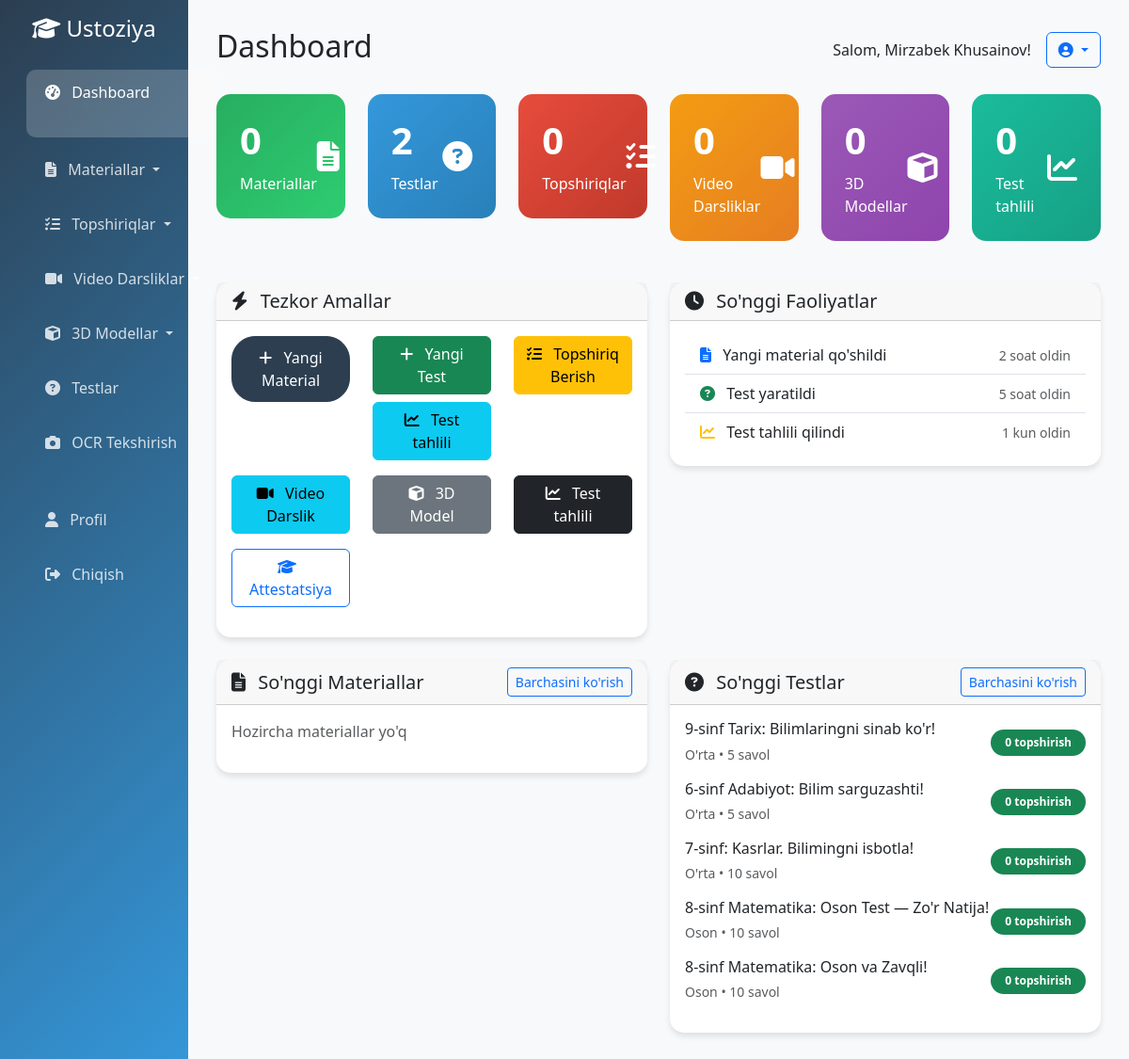
/dashboard/ (signed in), run on an earlier commit of the app's database.
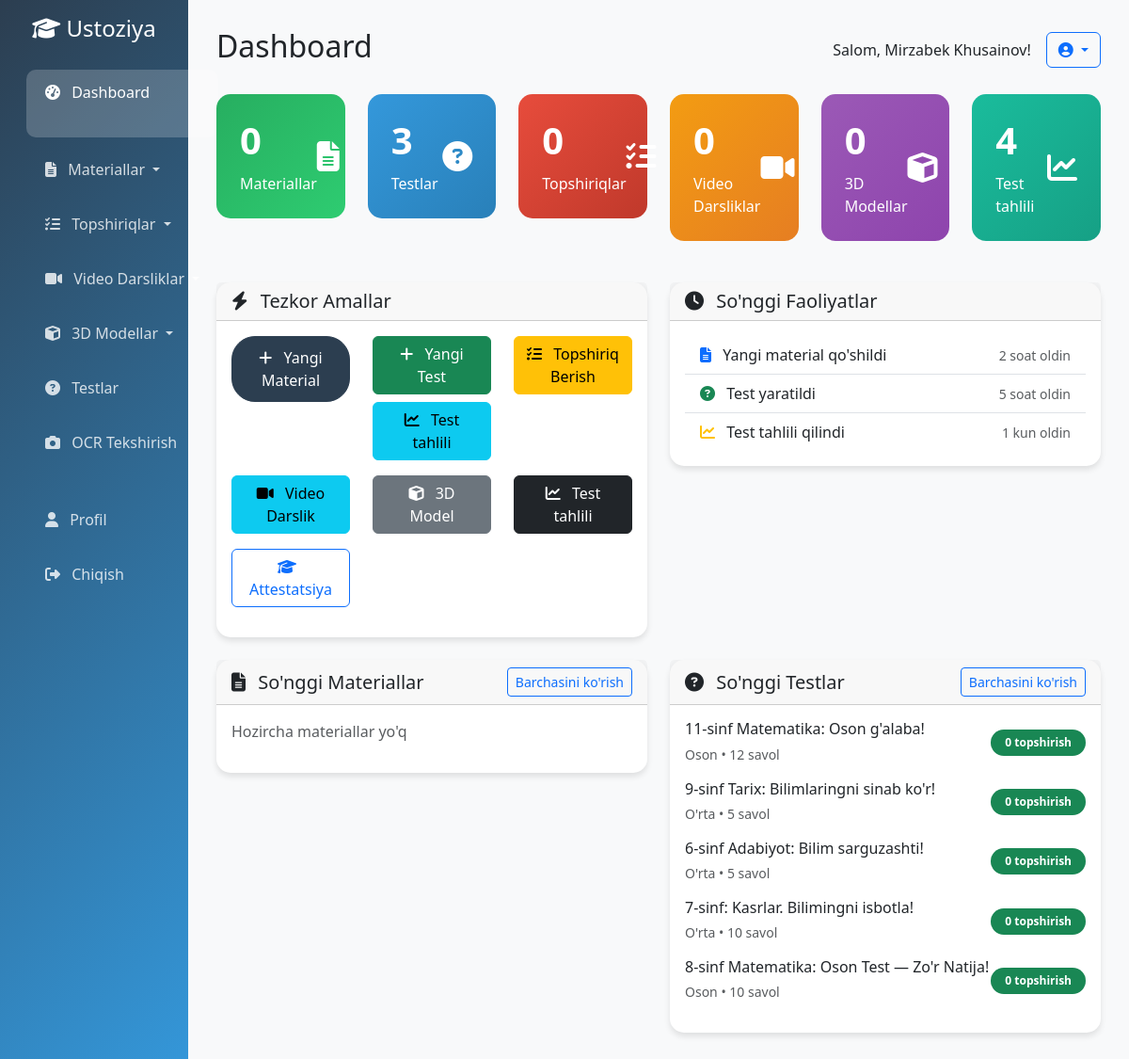
And on a later commit of the database.
### tests/models.py (models this page shows, shortened)
class Test(models.Model):
    DIFFICULTY_CHOICES = [
        ('easy', 'Oson'),
        ('medium', 'O\'rta'),
        ('hard', 'Qiyin'),
    ]
    title = models.CharField(max_length=200, verbose_name='Test sarlavhasi')
    description = models.TextField(verbose_name='Test tavsifi')
    category = models.ForeignKey(
        TestCategory,
        on_delete=models.CASCADE,
        related_name='tests',
        verbose_name='Kategoriya'
    )
    author = models.ForeignKey(
        User,
        on_delete=models.CASCADE,
        related_name='tests',
        verbose_name='Muallif'
    )
    difficulty = models.CharField(
        max_length=10,
        choices=DIFFICULTY_CHOICES,
        default='medium',
        verbose_name='Qiyinlik darajasi'
    )
    grade_level = models.CharField(
        max_length=50,
        verbose_name='Sinf darajasi'
    )
    subject = models.CharField(
        max_length=50,
        verbose_name='Fan'
    )
    time_limit = models.PositiveIntegerField(
        default=60,
        verbose_name='Vaqt chegarasi (daqiqa)'
    )
    total_questions = models.PositiveIntegerField(
        default=0,
        verbose_name='Jami savollar soni'
    )
    total_points = models.PositiveIntegerField(
        default=0,
        verbose_name='Jami ball'
    )
    is_public = models.BooleanField(
        default=True,
        verbose_name='Umumiy foydalanish'
    )
    is_active = models.BooleanField(
        default=True,
        verbose_name='Faol'
    )
    created_at = models.DateTimeField(
        auto_now_add=True,
        verbose_name='Yaratilgan vaqt'
    )
    updated_at = models.DateTimeField(
        auto_now=True,
        verbose_name='Yangilangan vaqt'
    )
    class Meta:
        verbose_name = 'Test'
        verbose_name_plural = 'Testlar'
        ordering = ['-created_at']

### ustoziya_platform/views.py (the view)
# urls.py: path('dashboard/', views.dashboard, name='dashboard'),
@login_required
def dashboard(request):
    user = request.user
    materials_count = Material.objects.filter(author=user).count()
    tests_count = Test.objects.filter(author=user).count()
    assignments_count = Assignment.objects.filter(teacher=user).count()
    videos_count = VideoLesson.objects.filter(author=user).count()
    models_3d_count = Model3D.objects.filter(author=user).count()
    recent_materials = Material.objects.filter(author=user).order_by('-created_at')[:5]
    recent_tests = Test.objects.filter(is_public=True, is_active=True).order_by('-created_at')[:5]
    from ocr_processing.models import OCRProcessing
    test_analysis_count = OCRProcessing.objects.filter(user=user).count()
    context = {
        'stats': {
            'materials_count': materials_count,
            'tests_count': tests_count,
            'assignments_count': assignments_count,
            'videos_count': videos_count,
            'models_3d_count': models_3d_count,
            'test_analysis_count': test_analysis_count,
        },
        'recent_materials': recent_materials,
        'recent_tests': recent_tests,
    }
    return render(request, 'dashboard.html', context)

### accounts/models.py (called while the page is built)
    def get_full_name(self):
        if self.first_name and self.last_name:
            return f"{self.first_name} {self.last_name}"
        return self.username

### templates/dashboard.html (shortened to what the changed rows need)
{% extends 'base.html' %}
{% block page_title %}Dashboard{% endblock %}
{% block content %}
<div class="row">
    <div class="col-md-2 mb-4">
        <div class="stats-card" style="background: linear-gradient(135deg, #3498db, #2980b9);">
            <div class="d-flex justify-content-between align-items-center">
                <div>
                    <h3>{{ stats.tests_count|default:0 }}</h3>
                    <p class="mb-0">Testlar</p>
                </div>
            </div>
        </div>
    </div>
    <div class="col-md-2 mb-4">
        <div class="stats-card" style="background: linear-gradient(135deg, #1abc9c, #16a085);">
            <div class="d-flex justify-content-between align-items-center">
                <div>
                    <h3>{{ stats.test_analysis_count|default:0 }}</h3>
                    <p class="mb-0">Test tahlili</p>
                </div>
            </div>
        </div>
    </div>
</div>
<div class="row">
    <div class="col-md-6 mb-4">
        <div class="card">
            <div class="card-body">
                {% if recent_tests %}
                    {% for test in recent_tests %}
                    <div class="d-flex justify-content-between align-items-center mb-3">
                        <div>
                            <h6 class="mb-1">{{ test.title }}</h6>
                            <small class="text-muted">{{ test.get_difficulty_display }} • {{ test.total_questions }} savol</small>
                        </div>
                        <span class="badge bg-success">{{ test.attempts.count }} topshirish</span>
                    </div>
                    {% endfor %}
                {% else %}
                    <p class="text-muted">Hozircha testlar yo'q</p>
                {% endif %}
            </div>
        </div>
    </div>
</div>
{% endblock %}

What changed in the data, as far as the page shows it:
no longer on this page (row unchanged): Test: title "8-sinf Matematika: Oson va Zavqli!", difficulty "Oson", total_questions "10", attempts.count "0"
added Test: title "11-sinf Matematika: Oson g'alaba!", difficulty "Oson", total_questions "12", attempts.count "0"
Also different on the page:
{{ stats.tests_count|default:0 }}: "2" → "3"
{{ stats.test_analysis_count|default:0 }}: "0" → "4"
